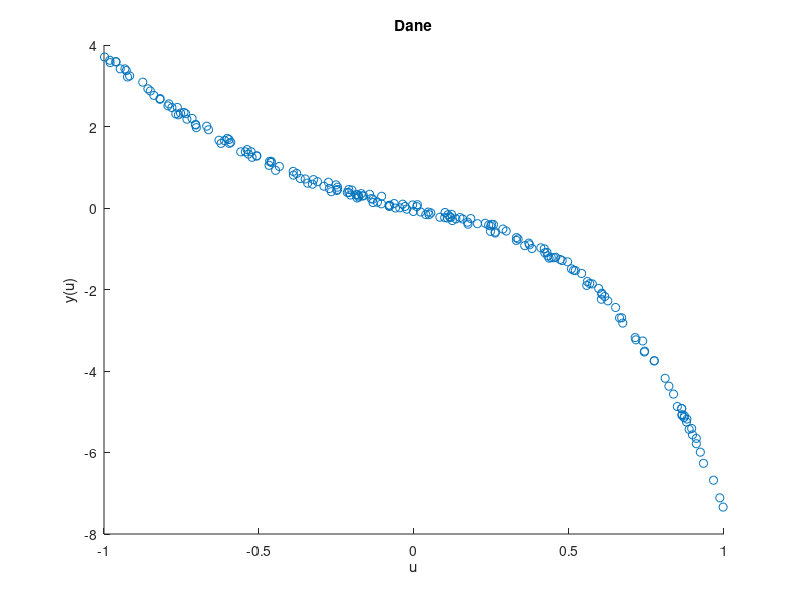
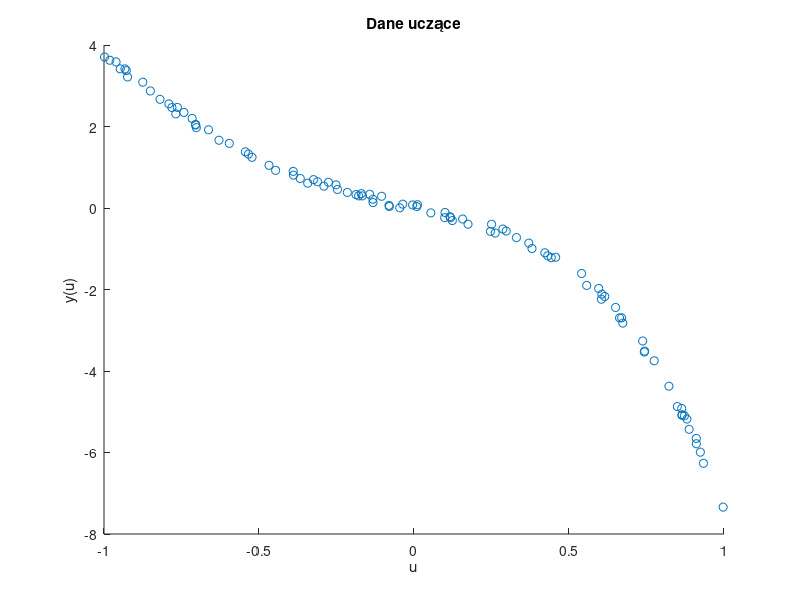
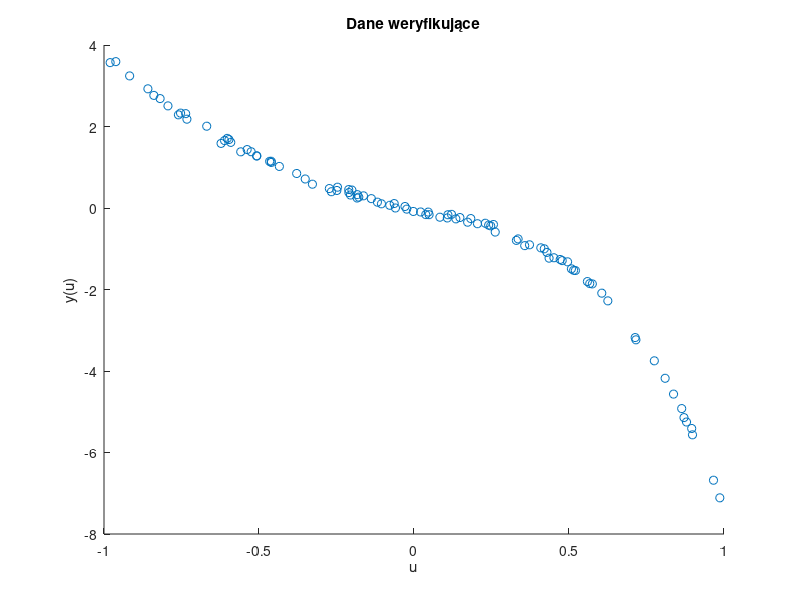

Write MATLAB code to recreate these figures, in order. (Note: this script raises an error after producing the figures.)
%Michał Stolarz
%Projekt nr 2 MODI

%ZAD 1
%zrealizowano tutaj podpunkty a, b, c

%pobranie danych
fileID = fopen('danestat41.txt','r');
formatSpec = '%g';
sizeA = [2 Inf];
A = fscanf(fileID,formatSpec,sizeA)
fclose(fileID);
A=A'

%wykres
X=A(1:end,1)
Y=A(1:end,2)
figure
hold on
scatter(X,Y,'red')
title('Dane')
xlabel('u');
ylabel('y(u)');
hold off

%zbiór uczący
X_ucz = X(1:2:end);
Y_ucz = Y(1:2:end);
figure
hold on
scatter(X_ucz,Y_ucz,'red')
title('Dane uczące')
xlabel('u');
ylabel('y(u)');
hold off

%zbiór weryfikujący
X_wer = X(2:2:end);
Y_wer = Y(2:2:end); 
figure
hold on
scatter(X_wer,Y_wer,'red')
title('Dane weryfikujące')
xlabel('u');
ylabel('y(u)');
hold off

%statyczny model liniowy
M = [X_ucz,ones(100,1)]
w = M\Y_ucz % współczynniki funkcji liniowej

%charakterystyka statyczna
syms u
y = symfun(u*w(1) + w(2),u);

figure
hold on
fplot(y,[-1,1])
title('Charakterystyka statyczna')
xlabel('u');
ylabel('y(u)');
hold off

%błąd dla zbioru uczącego
E_ucz=0;

E = (Y_ucz - M*w).^2; %wektor z błędami
for i = 1:1:100
    E_ucz = E_ucz+E(i) ;
end

%błąd dla zbioru weryfikujacego
E_wer=0;
M1 = [X_wer,ones(100,1)];

E = (Y_wer - M1*w).^2; %wektor z błędami
for i = 1:1:100
    E_wer = E_wer+E(i) ;
end

%wyjście modelu na tle zbioru danych uczących
figure
hold on
scatter(X_ucz,Y_ucz,'red')
scatter(X_ucz,M*w,'blue')
title('Wyjście modelu na tle danych uczących')
xlabel('u');
ylabel('y(u)');
hold off

%wyjście modelu na tle zbioru danych weryfikujących
figure
hold on
scatter(X_wer,Y_wer,'red')
scatter(X_wer,M1*w,'blue')
title('Wyjście modelu na tle danych weryfikujących')
xlabel('u');
ylabel('y(u)');
hold off


